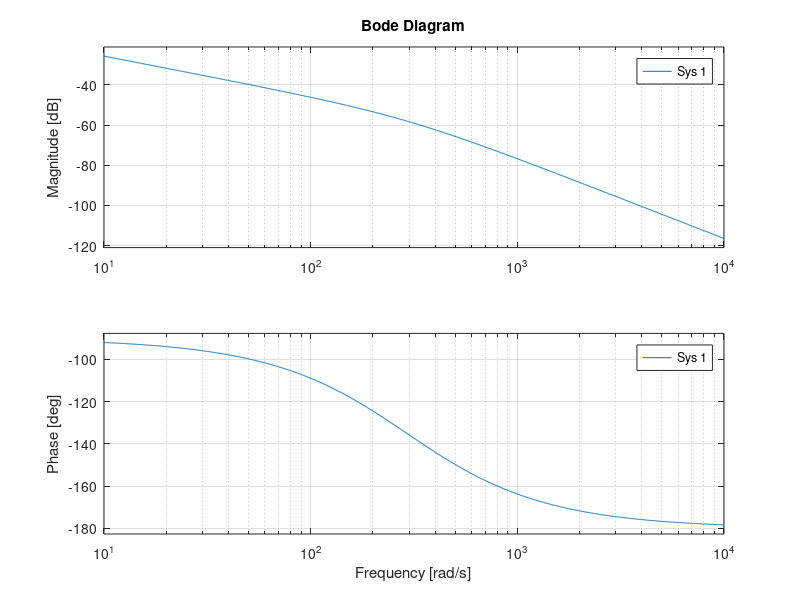
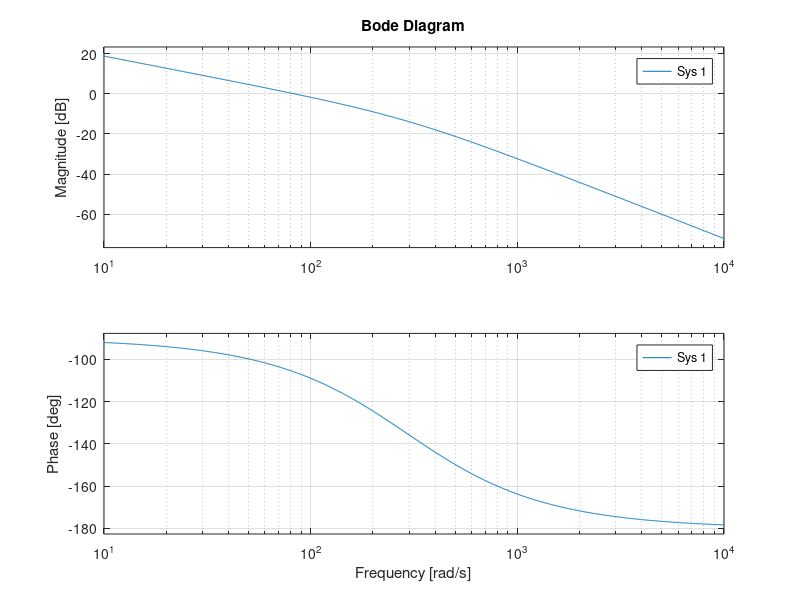

The MATLAB script that drew these images, in order:
clear all;clear global;
close all;
clc;
mot=struct();
mot.r_induit=3; % aucune idee
mot.K_Nm_amp=1.6; % mesure manuellement
mot.K_Volt_rads=1.6; % deduit de K_Nm_amp
mot.f_Nm_rds =  0.17622;
mot.I_kgm2 =  0.0035244;
mot.Umax_volt=24;
mot.kp_u2700_posStep=32;
mot.kp_uVolt_rad= (mot.Umax_volt/3000) * mot.kp_u2700_posStep * (4096/(2*pi));
%--------------------------------------------------------
% fcts de transfert du moteur, generee depuis maxima
%---------------------------------------------------------
p=tf([1,0],1);
KcI=mot.K_Nm_amp;
R=mot.r_induit;
KEw=mot.K_Volt_rads;
f=mot.f_Nm_rds;
Inert=mot.I_kgm2;
mot.H_w_U = KcI/((Inert*p+f)*R+KEw*KcI);
mot.H_w_Cr = -R/((Inert*p+f)*R+KEw*KcI);
mot.H_E_U = KEw*KcI/((Inert*p+f)*R+KEw*KcI);
mot.H_E_Cr = -KEw*R/((Inert*p+f)*R+KEw*KcI);
mot.H_I_U = (Inert*p+f)/((Inert*p+f)*R+KEw*KcI);
mot.H_I_Cr = KEw/((Inert*p+f)*R+KEw*KcI);
mot.H_Cm_U = (Inert*KcI*p+f*KcI)/((Inert*p+f)*R+KEw*KcI);
mot.H_Cm_Cr = KEw*KcI/((Inert*p+f)*R+KEw*KcI);
mot.H_pos_U = mot.H_w_U/p;
mot.H_pos_Cr =mot.H_w_Cr/p;
mot.FTBO = mot.H_pos_U * mot.kp_uVolt_rad;

%--------------------------------------------------------
% bode transfert position rad/ U (volt)
%---------------------------------------------------------
figure();clf();
bode (mot.H_pos_U);
figure();clf();
bode (mot.FTBO);